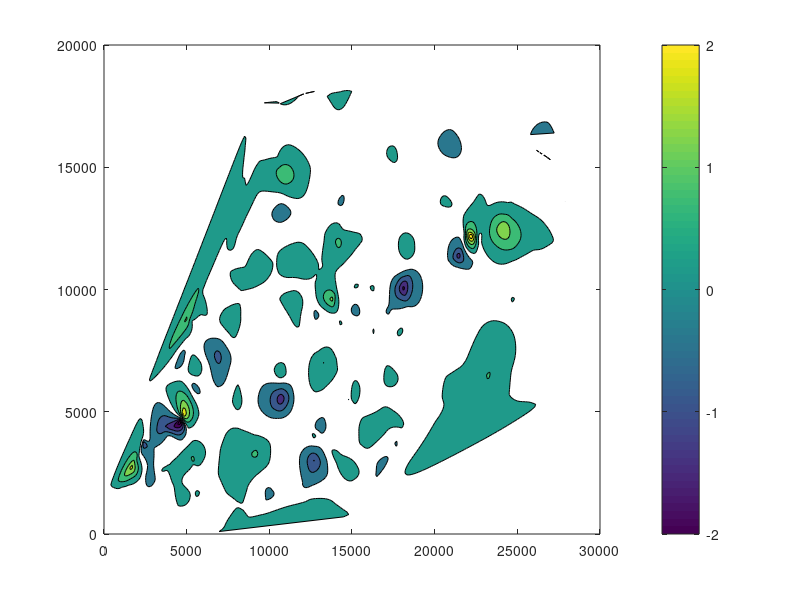

Source code (MATLAB): (Note: this script raises an error after producing the figure.)
data = load('data.mat');
pcaData = load('pcaData.mat');
pollution = data.pollution;
station = data.station;

width = 3e4;
height = 2e4;
resolution = 1e2;

[lonMesh, latMesh] = meshgrid(0:resolution:width, 0:resolution:height); 

output31 = load('3_1_output.mat');
blockedData = output31.blockedData;
peakCoordinates = output31.peakCoordinates;

workingFactorIndex = 5;

working = blockedData(:, :, workingFactorIndex);

% working = working + 1 - min(min(working));

figure
contourf(lonMesh, latMesh, working', 10);
colorbar;
caxis([-2 2]);

round = 100;
pollutionSpeed = 0.3;
kai = 0.2;
% kai = 1;

unpolluted = simulate(round, working, 0.0, peakCoordinates{workingFactorIndex}, kai);
working = simulate(round, working, pollutionSpeed, peakCoordinates{workingFactorIndex}, kai);

figure
contourf(lonMesh, latMesh, working' - unpolluted', 10);
colorbar;

% subplot(122);
% contourf(lonMesh, latMesh, working', 10);
% colorbar;
% caxis([-2 15]);

function result = simulate(round, working, pollutionSpeed, coordinates, kai)
    % figure
    for r = 1:round
        % calculating 1st and 2nd derivative
        derivative2Matrix = working * NaN;
        for i = 2:size(working, 1)-1
            for j = 2:size(working, 2)-1
                if isnan(working(i, j))
                    continue
                end

                dx2 = working(i+1, j) + working(i-1, j) - 2*working(i, j);
                dy2 = working(i, j+1) + working(i, j-1) - 2*working(i, j);
                derivative2Matrix(i, j) = dx2 + dy2;
            end    
        end

        % calculating differential
        densityDifference = working * NaN;
        fallbackd2Matrix = fillmissing(derivative2Matrix, 'nearest', 1);
        fallbackd2Matrix = fillmissing(fallbackd2Matrix, 'nearest', 2);
        for i = 2:size(working, 1)-1
            for j = 2:size(working, 2)-1
                if isnan(working(i, j))
                    continue
                end

                if ~isnan(derivative2Matrix(i, j))
                    d2 = derivative2Matrix(i, j);
                else
                    % use fallback d2
                    d2 = fallbackd2Matrix(i, j);
                end
                densityDifference(i, j) = kai * d2;
            end
        end

        % secretly retrieve peak points
        for index = 1:size(coordinates, 1)
            localX = coordinates(index, 1);
            localY = coordinates(index, 2);
            densityDifference(localX, localY) = pollutionSpeed + densityDifference(localX, localY);
        end

        working = working + densityDifference;

        if mod(r, 10) ~= 0
            continue
        end

        % subplot(3, 4, r / 10 + 1);
        % subplot(3, 4, r + 1);
        % contourf(lonMesh(120:125, 240:245), latMesh(120:125, 240:245), working(240:245, 120:125)', 25);
        % contourf(lonMesh, latMesh, working', 10);
        % colorbar;
        % caxis([-2 2]);
    %     title(['after ' int2str(r) ' round'])
    %     disp(['round ' int2str(r)])
    %     disp(working(10:20, 25:35)')
    %     disp(densityDifference(10:20, 25:35)')

    end
    result = working;
end